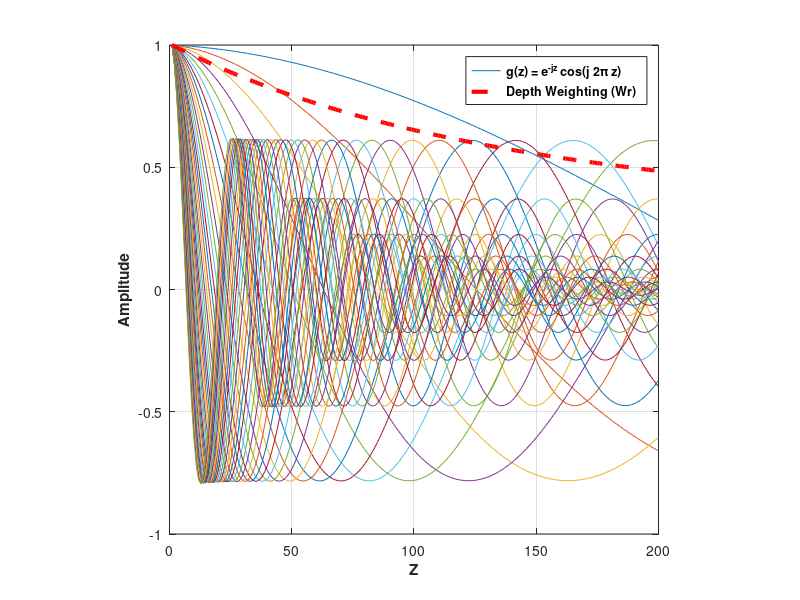
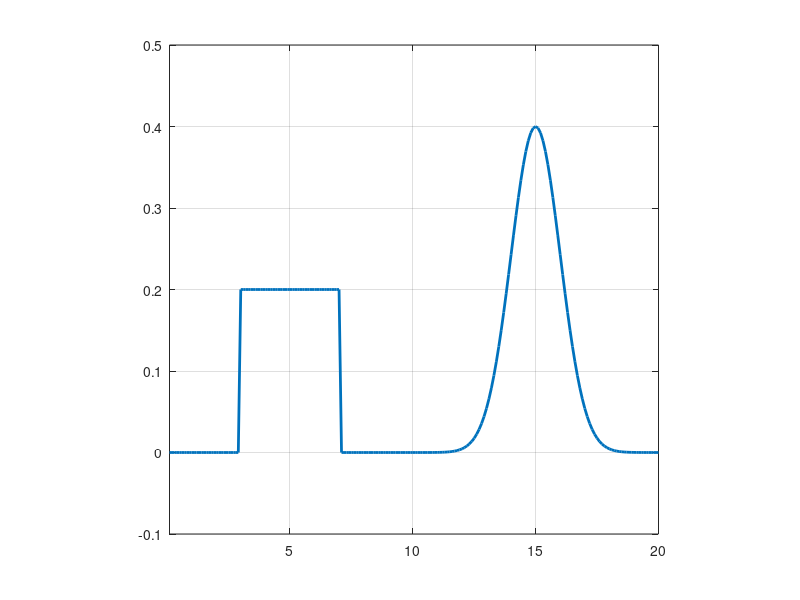
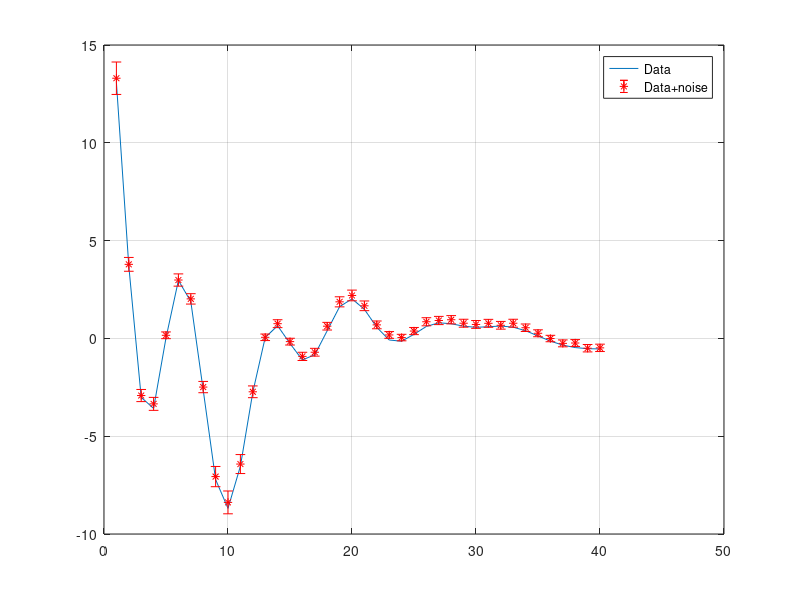

These figures' MATLAB source, in order: (Note: this script raises an error after producing the figures.)
% Inv1D_lplq
% Program creates a 1D toy problem and generates data using kernels of the
% form k(z) = exp^(-ajx) cos(b j 2pi x)
% 
% Data can then be inverted using various lp-norms applied on the model and
% its gradient. Depth weighting is applied to the model objective function,
% but outside the norm.
% 
% Written by: D. Fournier
% Last Update: November 11, 2014

close all
clear all

addpath data\
addpath C:\Users\dominiquef.MIRAGEOSCIENCE\Dropbox\Master\FUNC_LIB\Lp_norm_codes\Dual_norm_1D\functions
addpath C:\Users\dominiquef.MIRAGEOSCIENCE\Dropbox\Master\FUNC_LIB\Lp_norm_codes\Dual_norm_1D\sliceomatic\
addpath C:\Users\dominiquef.MIRAGEOSCIENCE\Dropbox\Master\FUNC_LIB
% Set up 1D problem

%% INPUT VARIABLES

% Model space
nx = 200;

% Kernel
nk = 40; %number of frequencies

decay = -0.10;

basis = 0.20;

% Data noise
amp_pct = 0.02;
floor_pct = 0.02;

% Lp-norm parameters
pvec = 0%0:0.25:2;
qvec = 2%0:0.25:2;
lvec = 1%[0.25:0.25:1.75]%0.1:0.4:1.9;

% Add an extra test to find best starting beta for lplq
% multip = 100;

%% SCRIPT STARTS HERE
%% % Generate kernel functions and depth weighting
x = (0 : 1/(nx) : 1) * nx/10;
mcell=nx;
dx=ones(1,mcell) * abs((min(x)-max(x))/mcell);


set(figure, 'Position', [50 200 1000 500])
G = zeros(nk,mcell);
wr = zeros(1,mcell);
for ii = 1 : nk 
    
    b = basis * 2*pi* (ii) / (nx/10);
    a = decay * (ii) / (nx/10);
    
    G(ii,1:mcell) = exp( a * x(2:end) ) .* (a/(a^2+b^2)*cos (b * x(2:end)) + b/(a^2+b^2) *sin (b * x(2:end))) -...
        exp( a * x(1:end-1) ) .* (a/(a^2+b^2)*cos (b * x(1:end-1)) + b/(a^2+b^2) *sin (b * x(1:end-1)));

    G(ii,1:mcell) = G(ii,1:mcell) / max(G(ii,1:mcell));
    
    wr = wr + ((exp( a*x(2:end))-exp( a * x(1:end-1) ))/a) ;
    plot(G(ii,:));hold on

end

wr = (wr / max(wr)).^0.5;

IWr = spdiags(1./wr',0,mcell,mcell);
Wr = spdiags(wr',0,mcell,mcell);
Wrx = spdiags(wr(1:end-1)',0,mcell-1,mcell-1);

figure(1); plot(wr','r--','LineWidth',3);
axis square;grid on
temp = legend('\bfg(z) = e^{-jz} cos(j 2\pi z)','\bfDepth Weighting (Wr)');
ylabel('\bfAmplitude');
xlabel('\bfZ');
a=get(temp,'children');
set(a(2),'LineWidth',3,'Color',[1 0 0],'LineStyle','--'); 
%% Generate model

x = (1/nx : 1/(nx) : 1) * nx/10;
% Create mdoel: Square and tanh functions
model = 0.4* exp(-abs(((x-15)*10 / (nx/10)).^2)*2); 

model(30:70)=0.20;

model=model(:);

set(figure, 'Position', [50 200 1000 500]);
plot(x,model,'LineWidth',2);axis([x(1) x(end) -0.1 0.5]);hold on
axis square
grid on


%% FORWARD MODELING
% Generate data and corrupt with noise

data= G * model;

% Corrupt data with Gaussian noise
rand_noise = rand(nk,1);
save ('noise','rand_noise')
load('noise');

amp_noise = amp_pct * rand_noise .* abs(data);
floor_noise = floor_pct * rand_noise * max(abs(data));

noise = amp_noise + floor_noise;

d = data + noise;

wd =  abs(d)*0.05 + 0.05 * std(data);

figure; 
plot(data);
hold on
errorbar(d,wd,'r*')
legend('Data','Data+noise')
grid on

% Create uncertainty weighting matrix
Wd = spdiags(1./wd,0,nk,nk);

% Normalize d and G by standard deviation:
G = Wd * G * IWr;

target = nk;

% Weight data with uncertainty
d = Wd * d;

%% INVERSION
% Create inversion parameters
[Wx,Vx] = getWx1D(nx,dx);
[Ws] = speye(mcell);
V = spdiags(sqrt(dx'),0,nx,nx);


% Global constant
as = 1.0 / min(dx) ^2;  %Smallnest term
ax = 1.0;               %Smoothness term                     

epsilon = 1e-8;     %Small term in compact function

% Store all the final models
RMS = zeros(length(pvec),length(qvec),length(lvec));
linf = zeros(length(pvec),length(qvec),length(lvec));
l2 = zeros(length(pvec),length(qvec),length(lvec));
l1 = zeros(length(pvec),length(qvec),length(lvec));
misfit = zeros(length(pvec),length(qvec),length(lvec));
models_out = zeros(length(pvec),length(qvec),length(lvec),mcell);

counter = 1;  

objfunc = @(m,R,phi,b) sum( ( G * R * m - d ).^2 ) + ( m' * b * phi * m );

% Iterate over all the combination of norms as specified by the vectors
% pvec, qvec and lvec.

for ll= 1:length(lvec)

    for pp = 1:length(pvec)
        
        for qq = 1:length(qvec)
            
            % Message prompt
            head = ['lp: ' num2str(pvec(pp)) ' lq: ' num2str(qvec(qq)) ' psi: ' num2str(lvec(ll))];
            fprintf('Starting lp inversion %s\n',...
                head)
            
            invmod      = Wr * ones(mcell,1)*1e-2;       % Initial model       
                        
            phi_d       = sum((G*invmod - d).^2);   % Initial misfit
            scale_x     = ax; % Scale for gradient norm
            scale_s     = as;
                       % Active cell
            count=0; % Initiate iteration count 
             switcher = 0;

        while switcher ~= 2
                
                    count=count+1;

                    if switcher == 0   %First iteration

                        WxtWx = ( Vx * Wx)' * ( Vx * Wx );
                        WstWs = ( V * Ws)' * ( V * Ws);
                        
                        Rs = speye(mcell);
                        IRs = speye(mcell);
                        
                        Rx = speye(size(Wx,1));
                    
                        phim_start =  ax * WxtWx + as * WstWs;
                        
                        phim = phim_start; 
                        
                        
                        
                        % Initial beta trace(G'G) / trace(phim)
                        if count == 1
                        beta = sum(sum(G.^2,1)) / sum(diag(phim,0).^2) * 5e+3; 
                        end
                        
                        
                        
                        phi(count) = objfunc(invmod,Rs,phim,beta(count));
                        
                    else


                        rs = (abs(invmod) .^( 2-pvec(pp) ))  .^0.5;
                        Rs = spdiags( rs ,0,mcell,mcell);
                        IRs = spdiags( 1./rs  ,0,mcell,mcell);
                        
%                         WxtRxWx = ( Vx * Rx * Wx)' * ( Vx * Rx * Wx);
%                         WstRsWs = ( V * Rs * Ws)' * ( V * Rs * Ws);
% 
%                         scale_s = 0.5 * as *...
%                             ( invmod' * phim_start * invmod ) /...
%                             ( as * invmod' * WstRsWs * invmod );
%                         
%                         scale_x = 0.5 * ax *...
%                             ( invmod' * phim_start * invmod ) /...
%                             ( ax * invmod' * WxtRxWx * invmod );
%                         
%                         scale_s = lvec(ll) * scale_s;
%                         scale_x = (2.0 - lvec(ll)) * scale_x;
%                         
%                         phim =  scale_s * WstRsWs +...
%                                 scale_x * WxtRxWx;
%                         
%                         scale(count) = ( invmod'* phim_start * invmod ) / (invmod'*phim*invmod ) ;
       
                        lambda(count) = beta(count);% * scale(count);
                        
                    end

                
 
                fprintf('\n# # # # # #\n');
                fprintf('BETA ITER: \t %i  \nbeta: \t %8.5e \n',count,beta(count));

                 m_in = invmod; 

                A = [(Rs' * G' * G * Rs) + beta(count) * phim_start];
                b = Rs' * G' * d;
                
                [invmod,normr,iter_count]=CGiter(invmod,A,b);

%% Save iteration details
             
            rdm = norm(m_in - invmod);

            phi_d(count) = sum((G*(invmod)-d).^2);
            if rdm < 5e-2
                    
                    switcher = 2;
                    continue
                    
            end        
            % Check to see if overshooted the target misfit,
            % If yes, then compare with the previous iteration and keep
            % closest                                             
            if phi_d(count) < target 
                
                phi_d(count) = sum((G*(invmod)-d).^2);
                
                fprintf('---------->');
                fprintf(' misfit:\t %8.5e \n',phi_d(count));
                fprintf('Relative dm:\t %8.5e ', rdm);
                fprintf('<----------\n');
                fprintf('\n# STATIONNARY STEP #\n');
                
                switcher = 1;
                beta(count+1) = beta(count);
%                 invmod = m_in;
%                 phi_d(count) = phi_d(count-1);
                
%                 count = count-1;
%                 continue
            
            % Else reduce beta and continue inversion
            else
                
                phi_d(count) = sum((G*(invmod)-d).^2);
                
                
                
                phi_m(count) = (invmod)'*(phim)*(invmod);
                phi(count) = objfunc(invmod,Rs,phim,beta(count)); 
                
                fprintf('---------->');
                fprintf(' misfit:\t %8.5e \n',phi_d(count));
                fprintf('Relative dm:\t %8.5e ', rdm);
                fprintf('<----------\n');
                
                if switcher == 0
                    
                    beta(count+1) = 0.5 * beta(count); 
                    
                else
                    
                    beta(count+1) = 0.80 * beta(count);
                    
                end
                
            end      
                
           
            % OPTIONAL: Plot model
            set(figure(3+counter), 'Position', [50 200 1000 500])
            plot(1:mcell,model); hold on
            plot(1:mcell, IWr * Rs * invmod,'r','LineWidth',3); hold off
            axis([0 mcell -.1 0.6]);
            axis square

            
            end
            
            legend('\bfTrue model','\bf Wr || m ||_0 + Wr || \nabla m ||_0');
            xlabel('\bfZ');
            ylabel('\bfm(Z)');
            
            
            % Plot final phid
%             figure(3); 
%             plot((G*(invmod)).*wd,'go');

            % Load other results and plot
%             load('m_IWR');
%             load('m_phim');
%             figure(3+counter); hold on
%             plot(m_phim,'--','LineWidth',3);
%             xlabel('\bfZ');
%             ylabel('\bfm(Z)');
%             legend('\bfTrue model','\bf Wr || m ||_0 + Wr || \nabla m ||_0','\bf || Wr m ||_0 + || \nabla (Wr m) ||_0','Location','NorthWest')

            % Remove depth weighting
%             invmod = IWr * invmod;
            
%             title(['\bfInversion: ' head])
%             figure; plot(1:mcell,model,1:mcell,invmod,'r','LineWidth',2);axis([0 mcell -.1 1])
%             figure; plot(eigval,'*');
%             figure; plotyy(1:count,phi_d,1:count,phi_m,@semilogy);
            RMS(pp,qq,ll)=(sum((invmod-model).^2)/length(data))^(0.5);
            linf(pp,qq,ll) = norm(model-invmod,'inf');
            l2(pp,qq,ll) = norm(model-invmod,2);
            l1(pp,qq,ll) = norm(model-invmod,1);
            misfit(pp,qq,ll) = phi_d(count);
            models_out(pp,qq,ll,:) = invmod(:);
            
%             figure; plotyy(1:count,phi_d,1:count,phi_m);

            fprintf('End of lp inversion. Number of iterations: %i\n',count)
            fprintf('Final model misfit: %8.3e\n\n',norm(model-invmod,2))
            
            counter = counter+1;
            
        end
    end
end

%% Plot result 
% sliceomatic(l1,pvec,qvec,lvec);
